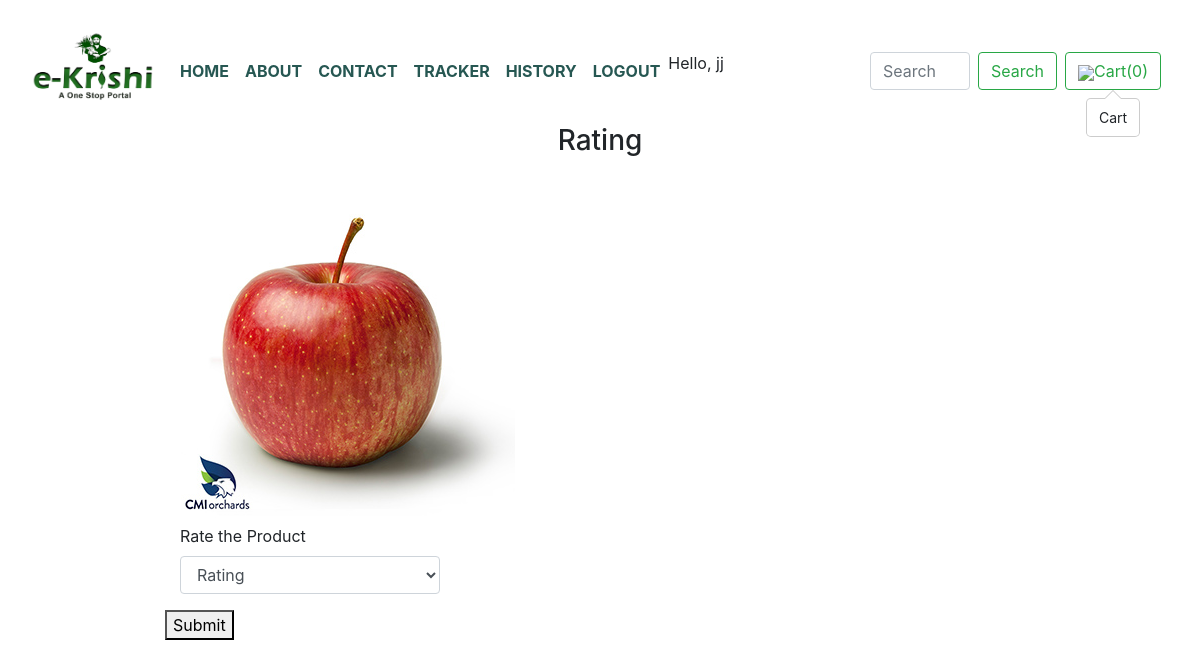
Screenshot of /shop/rating/13 (signed in) with the database file from the repository.
### accounts/models.py (models this page shows)
class User(AbstractUser):
    is_farmer=models.BooleanField(default=False)
    is_customer = models.BooleanField(default=False)
    first_name=models.CharField(max_length=100)
    last_name = models.CharField(max_length=100)

### shop/models.py (models this page shows, shortened)
class Product(models.Model):
    product_id=models.AutoField
    product_name=models.CharField(max_length=101)
    category=models.CharField(max_length=50)
    sub_category=models.CharField(max_length=50)
    variety=models.CharField(max_length=50)
    location=models.CharField(max_length=1000)
    quantity=models.IntegerField()
    price=models.IntegerField()
    pub_date=models.DateField()
    image=models.FileField(upload_to='shop/images/', null=True, verbose_name="")
    farmer=models.ForeignKey(Farmer, default=None, on_delete=models.DO_NOTHING)

### shop/views.py (the view, shortened to what this page needs)
# urls.py: path('rating/<int:myid>', views.rating, name='Rating')
def rating(request,myid):
    print(myid)
    prod=Product.objects.filter(id=myid)
    product_name=prod[0].product_name
    farmer=prod[0].farmer
    params={'prod':prod}
    rating=Rating.objects.filter(product_name=product_name,farmer=farmer)
    return render(request,'shop/rating.html',params)

### shop/templates/shop/rating.html (shortened to what this page needs)
{% extends 'shop/basic.html' %} {% block title %}History{% endblock %}
{% block body %}
<div class="container center_div">
  <h3 class="text-center my-3">Rating</h3>
  <img src="/media/{{prod.0.image}}" alt="" />
  <form action="/shop/rating/{{prod.0.id}}" method="POST">
    <div class="form-group col-md-4">
      <label for="rating">Rate the Product</label>
      <select id="rating" name="rating" class="form-control">
        <option selected>Rating</option>
      </select>
    </div>
    <button type="submit">Submit</button>
  </form>
</div>
{%endblock%}

### shop/templates/shop/basic.html (shortened to what this page needs)
{% load static %}
<!doctype html>
<html lang="en">
<head>
    <link rel="stylesheet" href="https://stackpath.bootstrapcdn.com/bootstrap/4.2.1/css/bootstrap.min.css"
>
    <link rel="stylesheet" href="https://pro.fontawesome.com/releases/v5.13.0/css/all.css">
</head>
<body>
    <header class="header">
        <nav class="navbar navbar-expand-lg fixed-top py-3">
            <div class="container">
                <a href="/" class="navbar-brand text-uppercase font-weight-bold"><img src="{% static '/logo.png' %}" alt="logo" style="height: 100px;"/></a>
                <div id="navbarSupportedContent" class="collapse navbar-collapse">
                    <ul class="navbar-nav mr-auto">
                        <li class="nav-item {% block homeactive %}{% endblock homeactive %}">
                            <a class="nav-link text-uppercase font-weight-bold" href="/shop">Home</a>
                        </li>
                        <li class="nav-item {% block aboutactive %}{% endblock aboutactive %}"><a href="/shop/about"
                                class="nav-link text-uppercase font-weight-bold">About</a></li>
                        <li class="nav-item {% block contactactive %}{% endblock contactactive %}"><a href="/shop/contact"
                                class="nav-link text-uppercase font-weight-bold">Contact</a></li>
                        <li class="nav-item {% block trackeractive %}{% endblock trackeractive %}"><a href="/shop/tracker"
                                class="nav-link text-uppercase font-weight-bold">Tracker</a></li>
                        <li class="nav-item {% block historyactive %}{% endblock historyactive %}"><a href="/shop/history"
                                class="nav-link text-uppercase font-weight-bold">History</a></li>
                        {% if user.is_authenticated %}
                        <li class="nav-item {% block logout %}{% endblock logout %}"><a href="/shop/logout"
                                class="nav-link text-uppercase font-weight-bold">Logout</a></li>
                        {% else %}
                        <li class="nav-item {% block signup %}{% endblock signup %}"><a href="/shop/signup"
                                class="nav-link text-uppercase font-weight-bold">Signup</a></li>
                        {% endif %}
                        {% if user.is_authenticated %}
                        Hello, {{ user.username }}
                        {% else %}
                        <li class="nav-item {% block login %}{% endblock login %}"><a href="/shop/login"
                                class="nav-link text-uppercase font-weight-bold">Login</a></li>
                        {% endif %}
                    </ul>
                    <form action='/shop/search' method='get' class="form-inline my-2 my-lg-0 ml-2">
                        <input class="form-control mr-sm-2" style="width: 100px;" type="search" placeholder="Search" aria-label="Search"
                            name="search" id="search">
                        <button class="btn btn-outline-success my-2 my-sm-0" type="submit">Search</button>
                    </form>
                    <button type="button" class="btn btn-outline-success mx-2" id="popcart" data-html="true"
                        data-container="body" data-toggle="popover" data-placement="bottom" data-content="Cart">
                        <img src="https://img.icons8.com/color/20/000000/shopping-cart.png" />Cart(<span id="cart">0</span>)
                    </button>
                </div>
            </div>
        </nav>
        <br><br>
    </header>
    {% block body %} {% endblock %}
</body>
</html>

### shop/templates/shop/basic.html (style rules this page uses)
html { scroll-behavior: smooth; }
.navbar { transition: all 0.4s; }
.navbar .nav-link { color: #265752; }
.navbar .navbar-brand { color: #265752; }
@media (min-width: 1200px) { .container { max-width: 1199px; } }
body { min-height: 120vh; background-color: white; background-image: linear-gradient(135deg, white 0%); }

### shop/templates/shop/rating.html (style rules this page uses)
.center_div { margin: 0 auto; width: 75%; padding-top: 5%; }

### rows the page displays
User: username "jj"
Product: image (picture)
